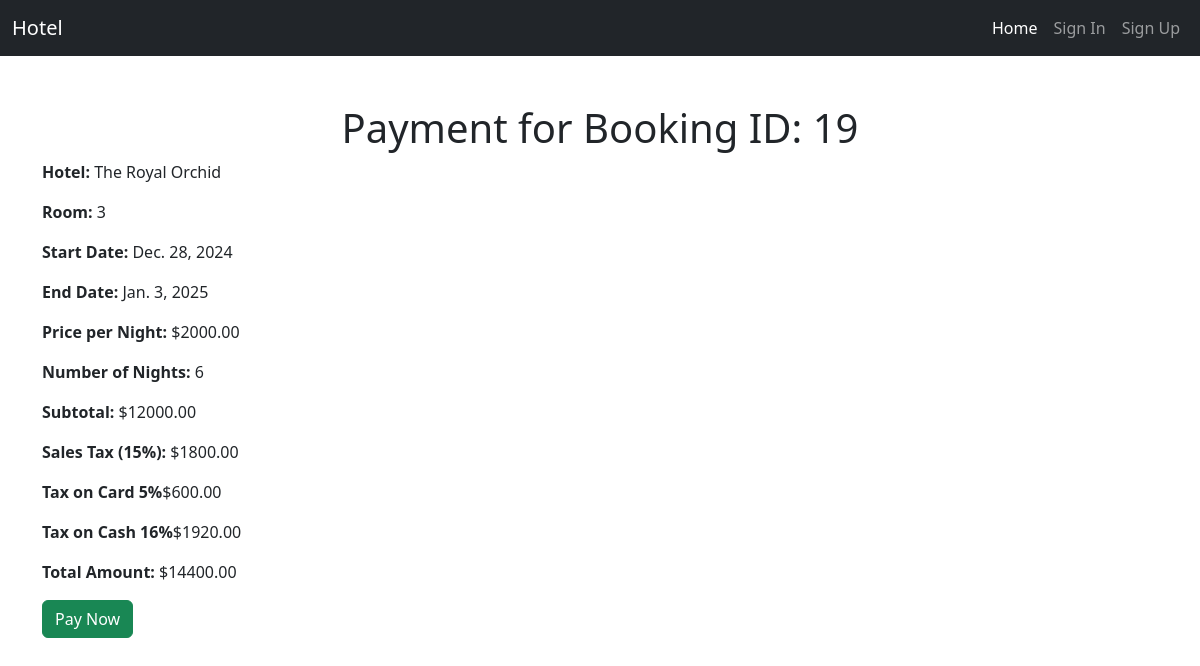
The app's page /pay-booking/19/ with its own data.
### home/models.py (models this page shows, shortened)
class Booking(models.Model):
    class StatusChoices(models.TextChoices):
        PENDING = 'Pending'
        CONFIRMED = 'Confirmed'
        COMPLETED = 'Completed'
        CANCELED = 'Canceled'
    """Booking Model"""
    customer = models.ForeignKey(Customer, on_delete=models.CASCADE, related_name='bookings')
    hotel = models.ForeignKey(Hotel, on_delete=models.CASCADE, related_name='bookings')
    room = models.ForeignKey(Room,on_delete=models.CASCADE , related_name='bookings')
    tax  = models.ForeignKey(Taxes,on_delete=models.CASCADE,related_name='bookings')
    status = models.CharField(max_length=100 , choices=StatusChoices.choices)
    start_date = models.DateField()
    end_date = models.DateField()

class Hotel(models.Model):
    location = models.ForeignKey('home.Location', on_delete=models.CASCADE)
    name            = models.CharField(max_length=100 , unique=True)
    stars           = models.PositiveSmallIntegerField(validators=[MinValueValidator(1),MaxValueValidator(5)])
    is_suspended    = models.BooleanField(default=False)
    is_premium      = models.BooleanField(default=False)
    room_count      = models.PositiveIntegerField(default=0)

class Room(models.Model):
    class RoomType(models.TextChoices):
        STANDARD = 'Standard'
        SUPERIOR = 'Superior'
        DELUXE = 'Deluxe'
        SUITE = 'Suite'
        FAMILY = 'Family'
    hotel = models.ForeignKey(Hotel, on_delete=models.CASCADE, related_name='rooms')
    amenities = models.ManyToManyField(Amenity, related_name='room', blank=True)  # Many-to-many relation to Amenity
    room_number = models.IntegerField(default=0)
    is_Booked = models.BooleanField(default=False)
    room_type = models.CharField(max_length=100, choices=RoomType.choices)
    price_per_night = models.DecimalField(decimal_places=2, max_digits=10 ,  validators=[MinValueValidator(Decimal('0.01'))])

class Taxes(models.Model):
    percentage  =   models.PositiveSmallIntegerField()
    description =   models.CharField(max_length=100)

### home/views.py (the view, shortened to what this page needs)
# urls.py: path('pay-booking/<int:booking_id>/', views.pay_booking, name='pay_booking'),
def pay_booking(request, booking_id):
    booking = get_object_or_404(Booking, id=booking_id)
    start_date = booking.start_date
    end_date = booking.end_date
    num_nights = (end_date - start_date).days
    price_per_night = booking.room.price_per_night
    sub_total = num_nights * price_per_night
    sales_tax = (sub_total * Decimal(0.15)).quantize(Decimal('0.01'))
    payment_method = request.GET.get('method', 'card')  # Default to 'card' if no method is provided
    tax_card = (Decimal(0.05) * sub_total).quantize(Decimal('0.01') )
    tax_cash = (Decimal(0.16) * sub_total).quantize(Decimal('0.01') )
    if payment_method.lower() == 'cash':
        additional_tax = sub_total * Decimal(0.16)  # 16% cash tax
    else:  # Assume 'card'
        additional_tax = sub_total * Decimal(0.05)  # 5% card tax
    total = sub_total  + sales_tax + additional_tax
    return render(request, 'home/pay_booking.html', {
        'booking': booking,
        'num_nights': num_nights,
        'price_per_night': price_per_night,
        'sub_total': sub_total,
        'sales_tax': sales_tax,
        'total': total,
        'tax_card' : tax_card,
        'tax_cash' : tax_cash,
        'payment_method': payment_method.capitalize(),
    })

### templates/home/pay_booking.html (shortened to what this page needs)
{% extends 'home/base.html' %}
{% block body %}
<main class="container mt-5">
    <h1 class="text-center">Payment for Booking ID: {{ booking.id }}</h1>
    <p><strong>Hotel:</strong> {{ booking.hotel.name }}</p>
    <p><strong>Room:</strong> {{ booking.room.room_number }}</p>
    <p><strong>Start Date:</strong> {{ booking.start_date }}</p>
    <p><strong>End Date:</strong> {{ booking.end_date }}</p>
    <p><strong>Price per Night:</strong> ${{ price_per_night }}</p>
    <p><strong>Number of Nights:</strong> {{ num_nights }}</p>
    <p><strong>Subtotal:</strong> ${{ sub_total }}</p>
    <p><strong>Sales Tax ({{ booking.tax.percentage }}%):</strong> ${{ sales_tax }}</p>
    <p><strong>Tax on Card 5%</strong>${{tax_card}}</p>
    <p><strong>Tax on Cash 16%</strong>${{tax_cash}}</p>
    <p><strong>Total Amount:</strong> ${{ total|floatformat:2 }}</p>
    <form method="POST">
        <button type="submit" class="btn btn-success">Pay Now</button>
    </form>
</main>
{% endblock body %}

### records on screen
Booking: id "19", hotel.name "The Royal Orchid", room.room_number "3", start_date "Dec. 28, 2024", end_date "Jan. 3, 2025", tax.percentage "15"
Room: price_per_night "2000.00"

### other values on screen
{{ num_nights }} "6"
{{ sub_total }} "12000.00"
{{ sales_tax }} "1800.00"
{{ tax_card }} "600.00"
{{ tax_cash }} "1920.00"
{{ total|floatformat:2 }} "14400.00"
